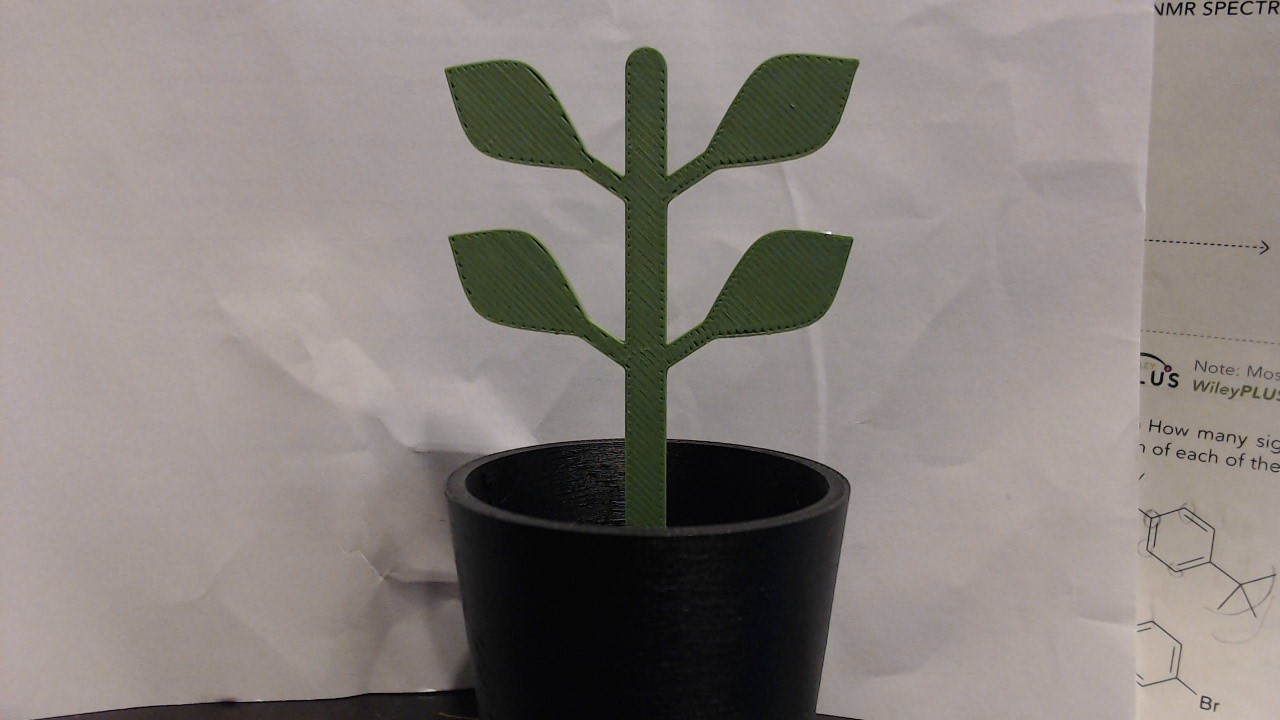
#> input picture green.jpg, 1280 x 720 px
$ python detectcolor.py --image green.jpg
#> lines starting #> are read from the running program, lines starting #| are printed output that depends on the picture; after the words box and inside, x2 and y2 are one past the last pixel; in counts of white or black regions, pixels touching at a corner belong together
### colorlabeler.py
# import the necessary packages
from scipy.spatial import distance as dist
from collections import OrderedDict
import numpy as np
import cv2

class ColorLabeler:
	def __init__(self):
		# initialize the colors dictionary, containing the color
		# name as the key and the RGB tuple as the value
		colors = OrderedDict({
			"red": (255, 0, 0),
			"green": (0, 255, 0),
			"blue": (0, 0, 255)})

		# allocate memory for the L*a*b* image, then initialize
		# the color names list
		self.lab = np.zeros((len(colors), 1, 3), dtype="uint8")
		self.colorNames = []

		# loop over the colors dictionary
		for (i, (name, rgb)) in enumerate(colors.items()):
			# update the L*a*b* array and the color names list
			self.lab[i] = rgb
			self.colorNames.append(name)

		# convert the L*a*b* array from the RGB color space
		# to L*a*b*
		self.lab = cv2.cvtColor(self.lab, cv2.COLOR_RGB2LAB)

	# [24 lines left out: function label, not called in this run]

### shapedetector.py
# import the necessary packages
import cv2

class ShapeDetector:
	def __init__(self):
		pass

	# [32 lines left out: function detect, not called in this run]

### detectcolor.py
# import the necessary packages
from shapedetector import ShapeDetector
from colorlabeler import ColorLabeler
import argparse
import imutils
import cv2

# construct the argument parse and parse the arguments
ap = argparse.ArgumentParser()
ap.add_argument("-i", "--image", required=True,
	help="path to the input image")
args = vars(ap.parse_args())

# load the image and resize it to a smaller factor so that
# the shapes can be approximated better
image = cv2.imread(args["image"])
#> image is the input picture: shape (720, 1280, 3); mean B, G, R 125.9, 130.1, 137
resized = imutils.resize(image, width=300)
ratio = image.shape[0] / float(resized.shape[0])
#> ratio = 4.29

# blur the resized image slightly, then convert it to both
# grayscale and the L*a*b* color spaces
blurred = cv2.GaussianBlur(resized, (5, 5), 0)
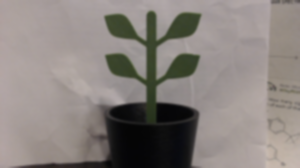
#> blurred: shape (168, 300, 3); mean B, G, R 125.9, 130.2, 137
gray = cv2.cvtColor(blurred, cv2.COLOR_BGR2GRAY)
lab = cv2.cvtColor(blurred, cv2.COLOR_BGR2LAB)
#> lab: shape (168, 300, 3); mean of channels 0, 1, 2 138.2, 129.7, 131.3
thresh = cv2.threshold(gray, 60, 255, cv2.THRESH_BINARY)[1]
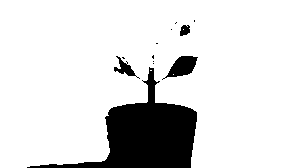
#> thresh: shape (168, 300); 86.6% white; 12 black regions (8 under 20 px)

# find contours in the thresholded image
cnts = cv2.findContours(thresh.copy(), cv2.RETR_EXTERNAL,
	cv2.CHAIN_APPROX_SIMPLE)
#> cnts = 2 contours, 1 with area under 20; largest, box (x1, y1, x2, y2) and area: (0, 0, 300, 168) 43800
cnts = imutils.grab_contours(cnts)

# initialize the shape detector and color labeler
sd = ShapeDetector()
cl = ColorLabeler()

# loop over the contours
for c in cnts:
	# compute the center of the contour
	M = cv2.moments(c)
#> (the run stopped early here; a loop or call above may not have finished)
